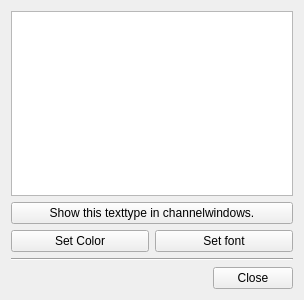
<?xml version="1.0" encoding="UTF-8"?>
<ui version="4.0">
 <class>textschemehandlerClass</class>
 <widget class="QWidget" name="textschemehandlerClass">
  <property name="geometry">
   <rect>
    <x>0</x>
    <y>0</y>
    <width>304</width>
    <height>300</height>
   </rect>
  </property>
  <property name="windowTitle">
   <string>Scheme helper</string>
  </property>
  <layout class="QHBoxLayout" name="horizontalLayout_3">
   <item>
    <layout class="QVBoxLayout" name="verticalLayout_2">
     <item>
      <widget class="QListWidget" name="listWidget"/>
     </item>
     <item>
      <widget class="QPushButton" name="show">
       <property name="text">
        <string>Show this texttype in channelwindows.</string>
       </property>
      </widget>
     </item>
     <item>
      <layout class="QVBoxLayout" name="verticalLayout">
       <item>
        <layout class="QHBoxLayout" name="horizontalLayout">
         <item>
          <widget class="QPushButton" name="color">
           <property name="text">
            <string>Set Color</string>
           </property>
          </widget>
         </item>
         <item>
          <widget class="QPushButton" name="font">
           <property name="text">
            <string>Set font</string>
           </property>
          </widget>
         </item>
        </layout>
       </item>
       <item>
        <widget class="Line" name="line">
         <property name="orientation">
          <enum>Qt::Horizontal</enum>
         </property>
        </widget>
       </item>
       <item>
        <layout class="QHBoxLayout" name="horizontalLayout_2">
         <item>
          <spacer name="horizontalSpacer">
           <property name="orientation">
            <enum>Qt::Horizontal</enum>
           </property>
           <property name="sizeHint" stdset="0">
            <size>
             <width>40</width>
             <height>20</height>
            </size>
           </property>
          </spacer>
         </item>
         <item>
          <widget class="QPushButton" name="close">
           <property name="text">
            <string>Close</string>
           </property>
          </widget>
         </item>
        </layout>
       </item>
      </layout>
     </item>
    </layout>
   </item>
  </layout>
 </widget>
 <layoutdefault spacing="6" margin="11"/>
 <resources/>
 <connections/>
</ui>
